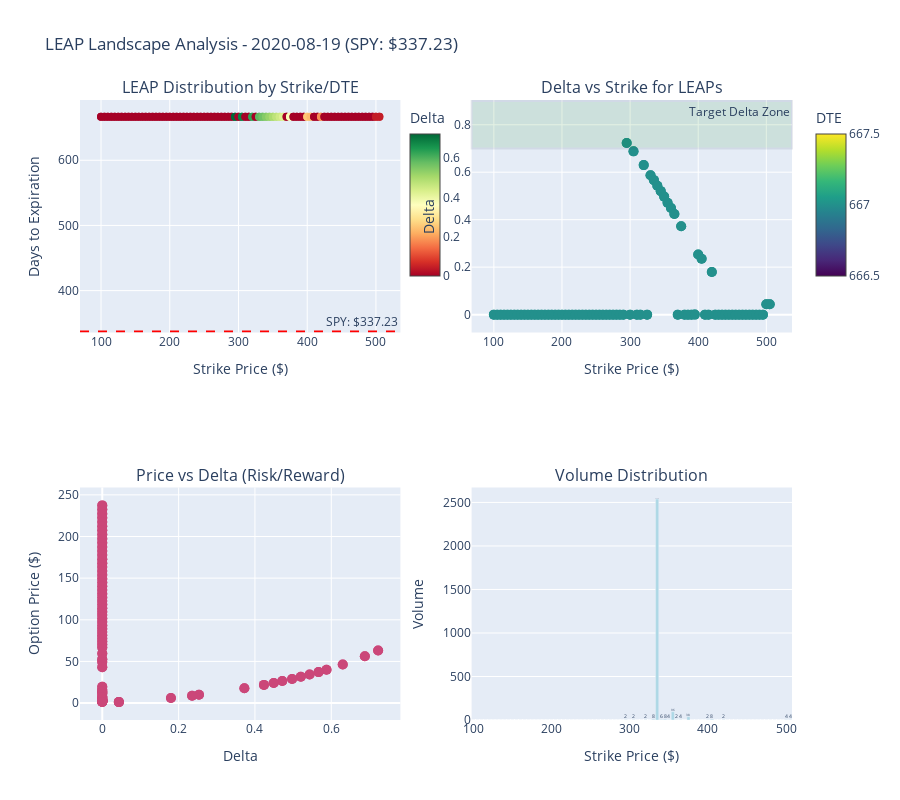

Notebook code for this chart:
### Markdown cell above
## 3. Visual Analysis of Available LEAPs

### Code cell
# Create visualization of LEAP landscape
fig = make_subplots(
    rows=2, cols=2,
    subplot_titles=('LEAP Distribution by Strike/DTE', 'Delta vs Strike for LEAPs',
                    'Price vs Delta (Risk/Reward)', 'Volume Distribution'),
    specs=[[{'type': 'scatter'}, {'type': 'scatter'}],
           [{'type': 'scatter'}, {'type': 'bar'}]]
)

# Plot 1: Strike vs DTE heatmap-style
for dte_group in [range(600, 650), range(650, 700), range(700, 750), range(750, 800)]:
    df_group = df_leaps[df_leaps['dte'].isin(dte_group)]
    if len(df_group) > 0:
        fig.add_trace(
            go.Scatter(
                x=df_group['strike'],
                y=df_group['dte'],
                mode='markers',
                marker=dict(
                    size=8,
                    color=df_group['delta'],
                    colorscale='RdYlGn',
                    showscale=True,
                    colorbar=dict(title="Delta", x=0.45, y=0.85, len=0.3)
                ),
                text=[f"Strike: ${s:.0f}<br>Delta: {d:.3f}<br>DTE: {dte}<br>Mid: ${m:.2f}"
                      for s, d, dte, m in zip(df_group['strike'], df_group['delta'], 
                                               df_group['dte'], df_group['mid_price'])],
                hovertemplate="%{text}<extra></extra>",
                name=f"{min(dte_group)}-{max(dte_group)} DTE"
            ),
            row=1, col=1
        )

# Add SPY price line
fig.add_hline(y=spy_price, line_dash="dash", line_color="red", 
              annotation_text=f"SPY: ${spy_price:.2f}", row=1, col=1)

# Plot 2: Delta vs Strike
fig.add_trace(
    go.Scatter(
        x=df_leaps['strike'],
        y=df_leaps['delta'],
        mode='markers',
        marker=dict(
            size=10,
            color=df_leaps['dte'],
            colorscale='Viridis',
            showscale=True,
            colorbar=dict(title="DTE", x=1.02, y=0.85, len=0.3)
        ),
        text=[f"Strike: ${s:.0f}<br>Delta: {d:.3f}<br>DTE: {dte}"
              for s, d, dte in zip(df_leaps['strike'], df_leaps['delta'], df_leaps['dte'])],
        hovertemplate="%{text}<extra></extra>",
        name="All LEAPs"
    ),
    row=1, col=2
)

# Add target delta zone
fig.add_hrect(y0=0.70, y1=0.90, fillcolor="green", opacity=0.1, 
              annotation_text="Target Delta Zone", row=1, col=2)

# Plot 3: Price vs Delta (shows cost efficiency)
fig.add_trace(
    go.Scatter(
        x=df_leaps['delta'],
        y=df_leaps['mid_price'],
        mode='markers',
        marker=dict(
            size=10,
            color=df_leaps['dte'],
            colorscale='Plasma',
            showscale=False
        ),
        text=[f"Strike: ${s:.0f}<br>Delta: {d:.3f}<br>Price: ${p:.2f}<br>DTE: {dte}"
              for s, d, p, dte in zip(df_leaps['strike'], df_leaps['delta'], 
                                       df_leaps['mid_price'], df_leaps['dte'])],
        hovertemplate="%{text}<extra></extra>",
        name="Price Efficiency"
    ),
    row=2, col=1
)

# Plot 4: Volume distribution for liquidity check
volume_by_strike = df_leaps.groupby('strike')['volume'].sum().reset_index()
fig.add_trace(
    go.Bar(
        x=volume_by_strike['strike'],
        y=volume_by_strike['volume'],
        marker_color='lightblue',
        text=volume_by_strike['volume'],
        textposition='auto',
        name="Volume"
    ),
    row=2, col=2
)

# Update layout
fig.update_xaxes(title_text="Strike Price ($)", row=1, col=1)
fig.update_yaxes(title_text="Days to Expiration", row=1, col=1)
fig.update_xaxes(title_text="Strike Price ($)", row=1, col=2)
fig.update_yaxes(title_text="Delta", row=1, col=2)
fig.update_xaxes(title_text="Delta", row=2, col=1)
fig.update_yaxes(title_text="Option Price ($)", row=2, col=1)
fig.update_xaxes(title_text="Strike Price ($)", row=2, col=2)
fig.update_yaxes(title_text="Volume", row=2, col=2)

fig.update_layout(
    title=f"LEAP Landscape Analysis - {test_date.date()} (SPY: ${spy_price:.2f})",
    height=800,
    showlegend=False
)

fig.show()

### Figure 1 — Plotly figure (JSON) as saved in the notebook; plotly's stock layout.template omitted (floating-point values rounded to 4 significant figures; data arrays with more than 128 entries replaced by an {"elided": "..."} marker saying what was removed)
{"data": [{"hovertemplate": "%{text}<extra></extra>", "marker": {"color": {"elided": "164 float values"}, "colorbar": {"len": 0.3, "title": {"text": "Delta"}, "x": 0.45, "y": 0.85}, "colorscale": [[0.0, "rgb(165,0,38)"], [0.1, "rgb(215,48,39)"], [0.2, "rgb(244,109,67)"], [0.3, "rgb(253,174,97)"], [0.4, "rgb(254,224,139)"], [0.5, "rgb(255,255,191)"], [0.6, "rgb(217,239,139)"], [0.7, "rgb(166,217,106)"], [0.8, "rgb(102,189,99)"], [0.9, "rgb(26,152,80)"], [1.0, "rgb(0,104,55)"]], "showscale": true, "size": 8}, "mode": "markers", "name": "650-699 DTE", "text": {"elided": "164 str values"}, "type": "scatter", "x": {"elided": "164 float values"}, "xaxis": "x", "y": {"elided": "164 int values"}, "yaxis": "y"}, {"hovertemplate": "%{text}<extra></extra>", "marker": {"color": {"elided": "164 int values"}, "colorbar": {"len": 0.3, "title": {"text": "DTE"}, "x": 1.02, "y": 0.85}, "colorscale": [[0.0, "#440154"], [0.1111, "#482878"], [0.2222, "#3e4989"], [0.3333, "#31688e"], [0.4444, "#26828e"], [0.5556, "#1f9e89"], [0.6667, "#35b779"], [0.7778, "#6ece58"], [0.8889, "#b5de2b"], [1.0, "#fde725"]], "showscale": true, "size": 10}, "mode": "markers", "name": "All LEAPs", "text": {"elided": "164 str values"}, "type": "scatter", "x": {"elided": "164 float values"}, "xaxis": "x2", "y": {"elided": "164 float values"}, "yaxis": "y2"}, {"hovertemplate": "%{text}<extra></extra>", "marker": {"color": {"elided": "164 int values"}, "colorscale": [[0.0, "#0d0887"], [0.1111, "#46039f"], [0.2222, "#7201a8"], [0.3333, "#9c179e"], [0.4444, "#bd3786"], [0.5556, "#d8576b"], [0.6667, "#ed7953"], [0.7778, "#fb9f3a"], [0.8889, "#fdca26"], [1.0, "#f0f921"]], "showscale": false, "size": 10}, "mode": "markers", "name": "Price Efficiency", "text": {"elided": "164 str values"}, "type": "scatter", "x": {"elided": "164 float values"}, "xaxis": "x3", "y": {"elided": "164 float values"}, "yaxis": "y3"}, {"marker": {"color": "lightblue"}, "name": "Volume", "text": [0.0, 0.0, 0.0, 0.0, 0.0, 0.0, 0.0, 0.0, 0.0, 0.0, 0.0, 0.0, 0.0, 0.0, 0.0, 0.0, 0.0, 0.0, 0.0, 0.0, 0.0, 0.0, 0.0, 0.0, 0.0, 0.0, 0.0, 0.0, 0.0, 0.0, 0.0, 0.0, 0.0, 0.0, 0.0, 0.0, 0.0, 0.0, 0.0, 2.0, 0.0, 2.0, 0.0, 0.0, 2.0, 0.0, 8.0, 2538.0, 6.0, 8.0, 4.0, 96.0, 2.0, 4.0, 0.0, 38.0, 0.0, 0.0, 0.0, 0.0, 2.0, 8.0, 0.0, 0.0, 2.0, 0.0, 0.0, 0.0, 0.0, 0.0, 0.0, 0.0, 0.0, 0.0, 0.0, 0.0, 0.0, 0.0, 0.0, 0.0, 4.0, 4.0], "textposition": "auto", "type": "bar", "x": [100.0, 105.0, 110.0, 115.0, 120.0, 125.0, 130.0, 135.0, 140.0, 145.0, 150.0, 155.0, 160.0, 165.0, 170.0, 175.0, 180.0, 185.0, 190.0, 195.0, 200.0, 205.0, 210.0, 215.0, 220.0, 225.0, 230.0, 235.0, 240.0, 245.0, 250.0, 255.0, 260.0, 265.0, 270.0, 275.0, 280.0, 285.0, 290.0, 295.0, 300.0, 305.0, 310.0, 315.0, 320.0, 325.0, 330.0, 335.0, 340.0, 345.0, 350.0, 355.0, 360.0, 365.0, 370.0, 375.0, 380.0, 385.0, 390.0, 395.0, 400.0, 405.0, 410.0, 415.0, 420.0, 425.0, 430.0, 435.0, 440.0, 445.0, 450.0, 455.0, 460.0, 465.0, 470.0, 475.0, 480.0, 485.0, 490.0, 495.0, 500.0, 505.0], "xaxis": "x4", "y": [0, 0, 0, 0, 0, 0, 0, 0, 0, 0, 0, 0, 0, 0, 0, 0, 0, 0, 0, 0, 0, 0, 0, 0, 0, 0, 0, 0, 0, 0, 0, 0, 0, 0, 0, 0, 0, 0, 0, 2, 0, 2, 0, 0, 2, 0, 8, 2538, 6, 8, 4, 96, 2, 4, 0, 38, 0, 0, 0, 0, 2, 8, 0, 0, 2, 0, 0, 0, 0, 0, 0, 0, 0, 0, 0, 0, 0, 0, 0, 0, 4, 4], "yaxis": "y4"}], "layout": {"annotations": [{"font": {"size": 16}, "showarrow": false, "text": "LEAP Distribution by Strike/DTE", "x": 0.225, "xanchor": "center", "xref": "paper", "y": 1.0, "yanchor": "bottom", "yref": "paper"}, {"font": {"size": 16}, "showarrow": false, "text": "Delta vs Strike for LEAPs", "x": 0.775, "xanchor": "center", "xref": "paper", "y": 1.0, "yanchor": "bottom", "yref": "paper"}, {"font": {"size": 16}, "showarrow": false, "text": "Price vs Delta (Risk/Reward)", "x": 0.225, "xanchor": "center", "xref": "paper", "y": 0.375, "yanchor": "bottom", "yref": "paper"}, {"font": {"size": 16}, "showarrow": false, "text": "Volume Distribution", "x": 0.775, "xanchor": "center", "xref": "paper", "y": 0.375, "yanchor": "bottom", "yref": "paper"}, {"showarrow": false, "text": "SPY: $337.23", "x": 1, "xanchor": "right", "xref": "x domain", "y": 337.2, "yanchor": "bottom", "yref": "y"}, {"showarrow": false, "text": "Target Delta Zone", "x": 1, "xanchor": "right", "xref": "x2 domain", "y": 0.9, "yanchor": "top", "yref": "y2"}], "height": 800, "shapes": [{"line": {"color": "red", "dash": "dash"}, "type": "line", "x0": 0, "x1": 1, "xref": "x domain", "y0": 337.2, "y1": 337.2, "yref": "y"}, {"fillcolor": "green", "opacity": 0.1, "type": "rect", "x0": 0, "x1": 1, "xref": "x2 domain", "y0": 0.7, "y1": 0.9, "yref": "y2"}], "showlegend": false, "title": {"text": "LEAP Landscape Analysis - 2020-08-19 (SPY: $337.23)"}, "xaxis": {"anchor": "y", "domain": [0.0, 0.45], "title": {"text": "Strike Price ($)"}}, "xaxis2": {"anchor": "y2", "domain": [0.55, 1.0], "title": {"text": "Strike Price ($)"}}, "xaxis3": {"anchor": "y3", "domain": [0.0, 0.45], "title": {"text": "Delta"}}, "xaxis4": {"anchor": "y4", "domain": [0.55, 1.0], "title": {"text": "Strike Price ($)"}}, "yaxis": {"anchor": "x", "domain": [0.625, 1.0], "title": {"text": "Days to Expiration"}}, "yaxis2": {"anchor": "x2", "domain": [0.625, 1.0], "title": {"text": "Delta"}}, "yaxis3": {"anchor": "x3", "domain": [0.0, 0.375], "title": {"text": "Option Price ($)"}}, "yaxis4": {"anchor": "x4", "domain": [0.0, 0.375], "title": {"text": "Volume"}}}}
